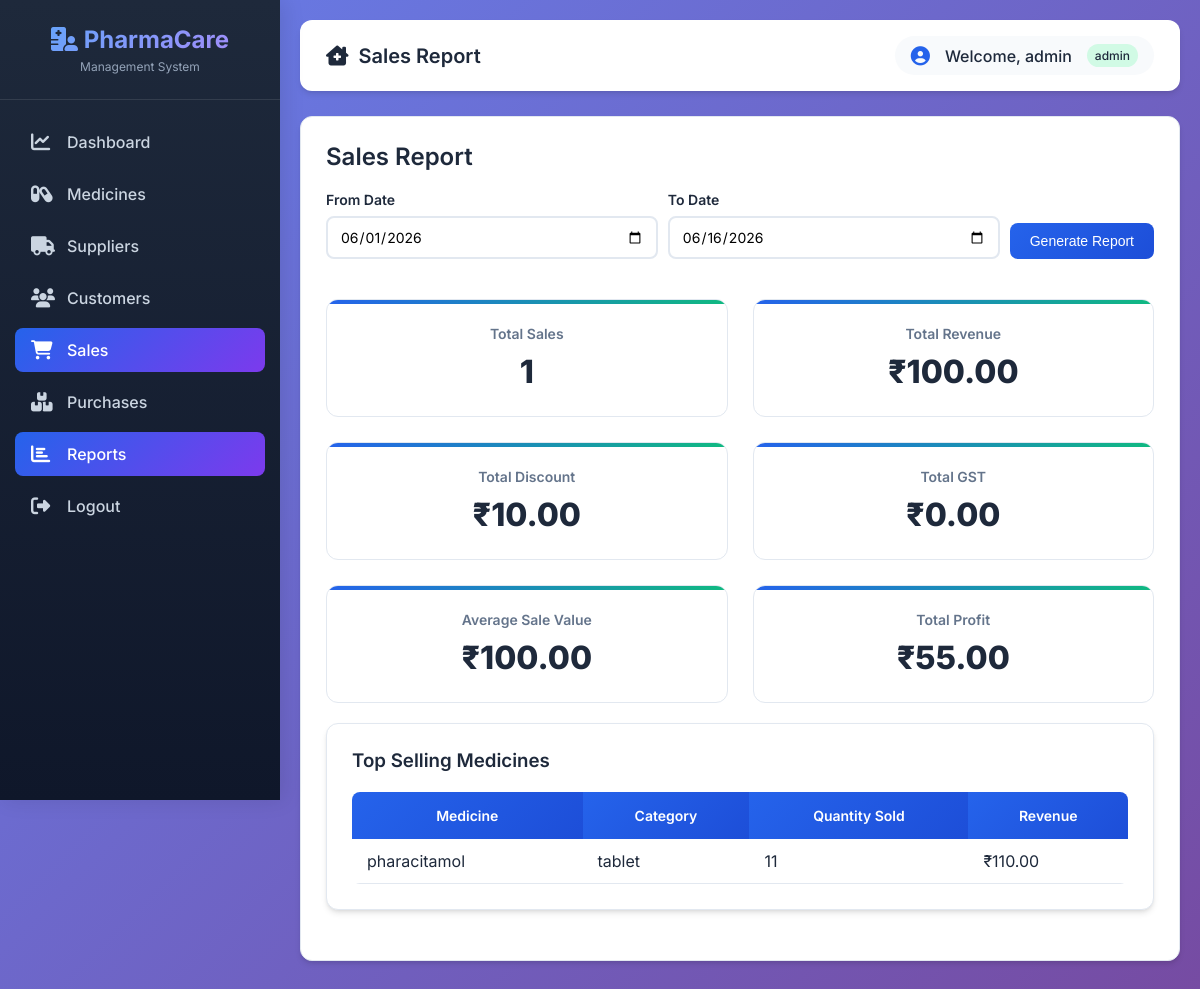
The app's page /reports/sales (signed in) with its own data.
### tables this page shows
CREATE TABLE medicines (
            id INTEGER PRIMARY KEY AUTOINCREMENT,
            name TEXT NOT NULL,
            category TEXT,
            batch_no TEXT,
            expiry_date DATE,
            quantity INTEGER DEFAULT 0,
            purchase_price REAL,
            selling_price REAL,
            supplier_id INTEGER,
            reorder_level INTEGER DEFAULT 10,
            created_at TIMESTAMP DEFAULT CURRENT_TIMESTAMP,
            FOREIGN KEY (supplier_id) REFERENCES suppliers (id)
        );

### routes/report_routes.py (the view)
@report_bp.route('/sales')
def sales_report():
    if 'user_id' not in session:
        return redirect(url_for('auth_bp.login'))
    start_date = request.args.get('start_date', datetime.date.today().replace(day=1).strftime('%Y-%m-%d'))
    end_date = request.args.get('end_date', datetime.date.today().strftime('%Y-%m-%d'))
    report_data = ReportController.get_sales_report(start_date, end_date)
    return render_template('reports/sales_report.html',
                          report=report_data,
                          start_date=start_date,
                          end_date=end_date)

### controllers/report_controller.py (called while the page is built)
    @staticmethod
    def get_sales_report(start_date, end_date):
        summary = ReportModel.get_sales_summary(start_date, end_date)
        top_medicines = ReportModel.get_top_medicines(start_date, end_date)
        sales = ReportModel.get_sales_by_date_range(start_date, end_date)  # Need to import
        profit = ReportModel.get_profit_report(start_date, end_date)
        return {
            'summary': summary,
            'top_medicines': top_medicines,
            'sales': sales,
            'profit': profit
        }

### database/db.py (called while the page is built)
def get_db_connection():
    conn = sqlite3.connect(DATABASE_PATH)
    conn.row_factory = sqlite3.Row
    return conn

### models/report_model.py (called while the page is built)
    @staticmethod
    def get_sales_summary(start_date, end_date):
        conn = get_db_connection()
        cursor = conn.cursor()
        cursor.execute('''
            SELECT
                COUNT(*) as total_sales,
                SUM(net_amount) as total_revenue,
                SUM(total_amount) as total_amount_before_tax,
                SUM(discount) as total_discount,
                SUM(gst) as total_gst,
                AVG(net_amount) as avg_sale_value
            FROM sales
            WHERE DATE(sale_date) BETWEEN ? AND ?
        ''', (start_date, end_date))
        summary = cursor.fetchone()
        conn.close()
        return summary

    @staticmethod
    def get_profit_report(start_date, end_date):
        conn = get_db_connection()
        cursor = conn.cursor()
        cursor.execute('''
            SELECT
                SUM(si.quantity * (si.price - m.purchase_price)) as total_profit
            FROM sales_items si
            JOIN medicines m ON si.medicine_id = m.id
            JOIN sales s ON si.sale_id = s.id
            WHERE DATE(s.sale_date) BETWEEN ? AND ?
        ''', (start_date, end_date))
        profit = cursor.fetchone()
        conn.close()
        return profit[0] if profit and profit[0] else 0

### templates/reports/sales_report.html
{% extends "layout/base.html" %}
{% block title %}Sales Report{% endblock %}
{% block content %}
<div class="card">
    <h2>Sales Report</h2>
    <form method="GET" style="margin-bottom: 20px; display: flex; gap: 10px;">
        <div class="form-group" style="flex: 1;">
            <label>From Date</label>
            <input type="date" name="start_date" value="{{ start_date }}">
        </div>
        <div class="form-group" style="flex: 1;">
            <label>To Date</label>
            <input type="date" name="end_date" value="{{ end_date }}">
        </div>
        <div class="form-group" style="align-self: flex-end;">
            <button type="submit" class="btn btn-primary">Generate Report</button>
        </div>
    </form>
    {% if report.summary %}
    <div class="stats" style="margin-bottom: 20px;">
        <div class="stat-card">
            <h3>Total Sales</h3>
            <div class="number">{{ report.summary.total_sales or 0 }}</div>
        </div>
        <div class="stat-card">
            <h3>Total Revenue</h3>
            <div class="number">₹{{ "%.2f"|format(report.summary.total_revenue or 0) }}</div>
        </div>
        <div class="stat-card">
            <h3>Total Discount</h3>
            <div class="number">₹{{ "%.2f"|format(report.summary.total_discount or 0) }}</div>
        </div>
        <div class="stat-card">
            <h3>Total GST</h3>
            <div class="number">₹{{ "%.2f"|format(report.summary.total_gst or 0) }}</div>
        </div>
        <div class="stat-card">
            <h3>Average Sale Value</h3>
            <div class="number">₹{{ "%.2f"|format(report.summary.avg_sale_value or 0) }}</div>
        </div>
        <div class="stat-card">
            <h3>Total Profit</h3>
            <div class="number">₹{{ "%.2f"|format(report.profit or 0) }}</div>
        </div>
    </div>
    {% endif %}
    {% if report.top_medicines %}
    <div class="card" style="margin-top: 20px;">
        <h3>Top Selling Medicines</h3>
        <table>
            <thead>
                <tr><th>Medicine</th><th>Category</th><th>Quantity Sold</th><th>Revenue</th></tr>
            </thead>
            <tbody>
                {% for medicine in report.top_medicines %}
                <tr>
                    <td>{{ medicine.name }}</td>
                    <td>{{ medicine.category or '-' }}</td>
                    <td>{{ medicine.total_quantity }}</td>
                    <td>₹{{ "%.2f"|format(medicine.total_revenue) }}</td>
                </tr>
                {% endfor %}
            </tbody>
        </table>
    </div>
    {% endif %}
</div>
{% endblock %}

### templates/layout/base.html (style rules this page uses)
:root { --primary: #2563eb; --primary-dark: #1d4ed8; --secondary: #10b981; --danger: #ef4444; --warning: #f59e0b; --info: #3b82f6; --dark: #1e293b; --light: #f8fafc; --gray: #64748b; --border: #e2e8f0; --shadow-sm: 0 1px 2px 0 rgb(0 0 0 / 0.05); --shadow: 0 1px 3px 0 rgb(0 0 0 / 0.1), 0 1px 2px -1px rgb(0 0 0 / 0.1); --shadow-md: 0 4px 6px -1px rgb(0 0 0 / 0.1), 0 2px 4px -2px rgb(0 0 0 / 0.1); --shadow-lg: 0 10px 15px -3px rgb(0 0 0 / 0.1), 0 4px 6px -4px rgb(0 0 0 / 0.1); --radius: 12px; --radius-sm: 8px; }
* { margin: 0; padding: 0; box-sizing: border-box; }
body { font-family: 'Inter', sans-serif; background: linear-gradient(135deg, #667eea 0%, #764ba2 100%); min-height: 100vh; overflow-x: hidden; }
.btn { padding: 10px 20px; border: none; border-radius: var(--radius-sm); cursor: pointer; text-decoration: none; display: inline-flex; align-items: center; gap: 8px; font-weight: 500; transition: all 0.3s ease; font-size: 0.875rem; }
.btn-primary { background: linear-gradient(135deg, var(--primary), var(--primary-dark)); color: white; }
.card { background: white; padding: 25px; border-radius: var(--radius); box-shadow: var(--shadow-md); margin-bottom: 25px; transition: all 0.3s ease; border: 1px solid var(--border); }
.card h2, .card h3 { margin-bottom: 20px; color: var(--dark); font-weight: 600; }
table { width: 100%; background: white; border-collapse: separate; border-spacing: 0; margin-top: 20px; border-radius: var(--radius-sm); overflow: hidden; }
table th { background: linear-gradient(135deg, var(--primary), var(--primary-dark)); color: white; padding: 15px; font-weight: 600; font-size: 0.875rem; }
table td { padding: 12px 15px; border-bottom: 1px solid var(--border); color: var(--dark); }
.form-group { margin-bottom: 20px; }
.form-group label { display: block; margin-bottom: 8px; font-weight: 600; color: var(--dark); font-size: 0.875rem; }
.form-group input, .form-group select, .form-group textarea { width: 100%; padding: 10px 12px; border: 2px solid var(--border); border-radius: var(--radius-sm); font-family: 'Inter', sans-serif; transition: all 0.3s ease; font-size: 0.875rem; }
.stats { display: grid; grid-template-columns: repeat(auto-fit, minmax(280px, 1fr)); gap: 25px; margin-bottom: 30px; }
.stat-card { background: white; padding: 25px; border-radius: var(--radius); text-align: center; transition: all 0.3s ease; border: 1px solid var(--border); position: relative; overflow: hidden; }
.stat-card::before { content: ''; position: absolute; top: 0; left: 0; right: 0; height: 4px; background: linear-gradient(90deg, var(--primary), var(--secondary)); }
.stat-card h3 { color: var(--gray); font-size: 0.875rem; margin-bottom: 10px; font-weight: 600; }
.stat-card .number { font-size: 2rem; font-weight: 800; color: var(--dark); }

### records on screen
medicines: name "pharacitamol", category "tablet", total_quantity "11", total_revenue "110.00"

### other values on screen
{{ session.username }} "admin"
{{ session.role }} "admin"
{{ report.summary.total_sales or 0 }} "1"
{{ "%.2f"|format(report.summary.total_revenue or 0) }} "100.00"
{{ "%.2f"|format(report.summary.total_discount or 0) }} "10.00"
{{ "%.2f"|format(report.summary.total_gst or 0) }} "0.00"
{{ "%.2f"|format(report.summary.avg_sale_value or 0) }} "100.00"
{{ "%.2f"|format(report.profit or 0) }} "55.00"
